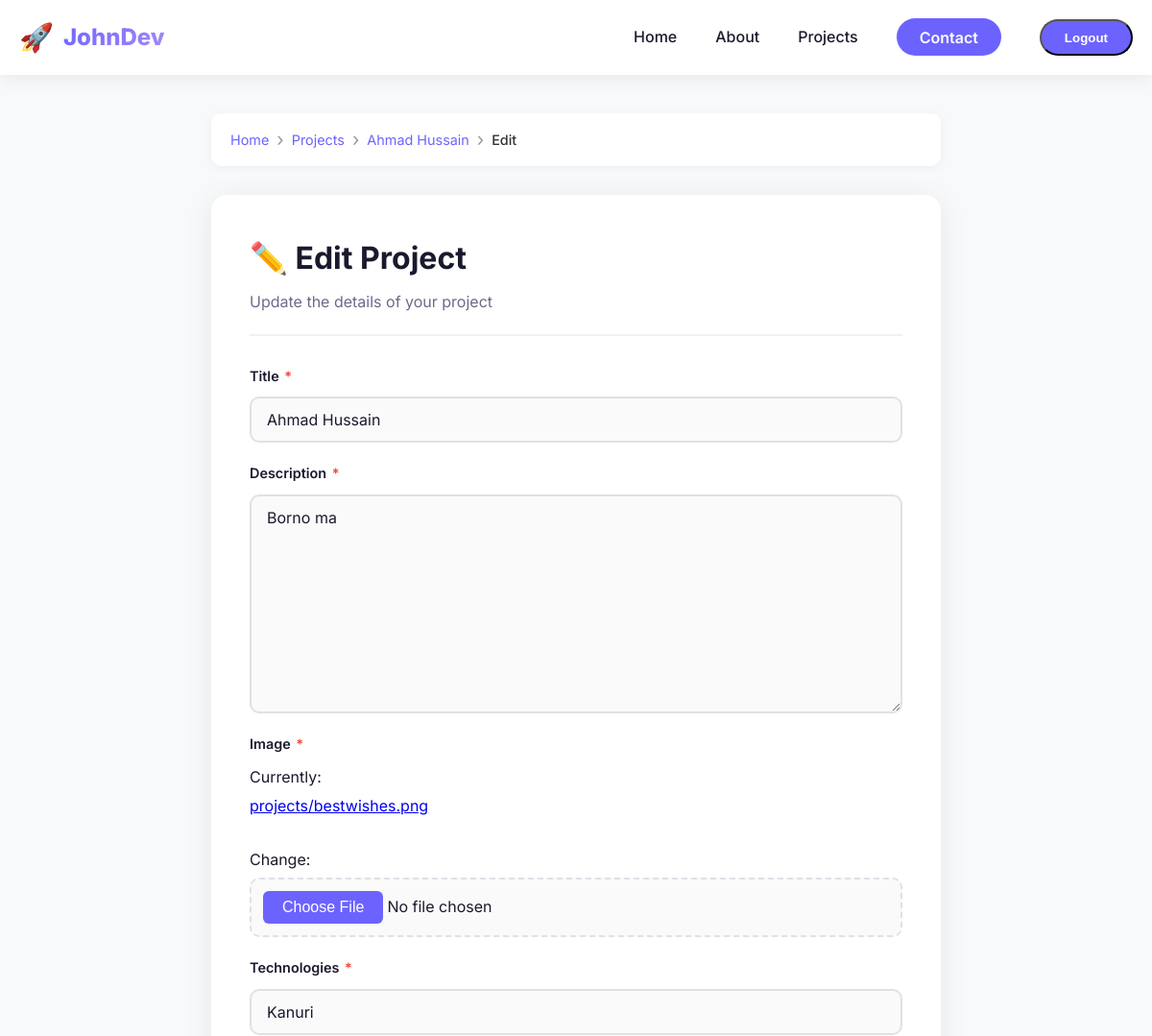
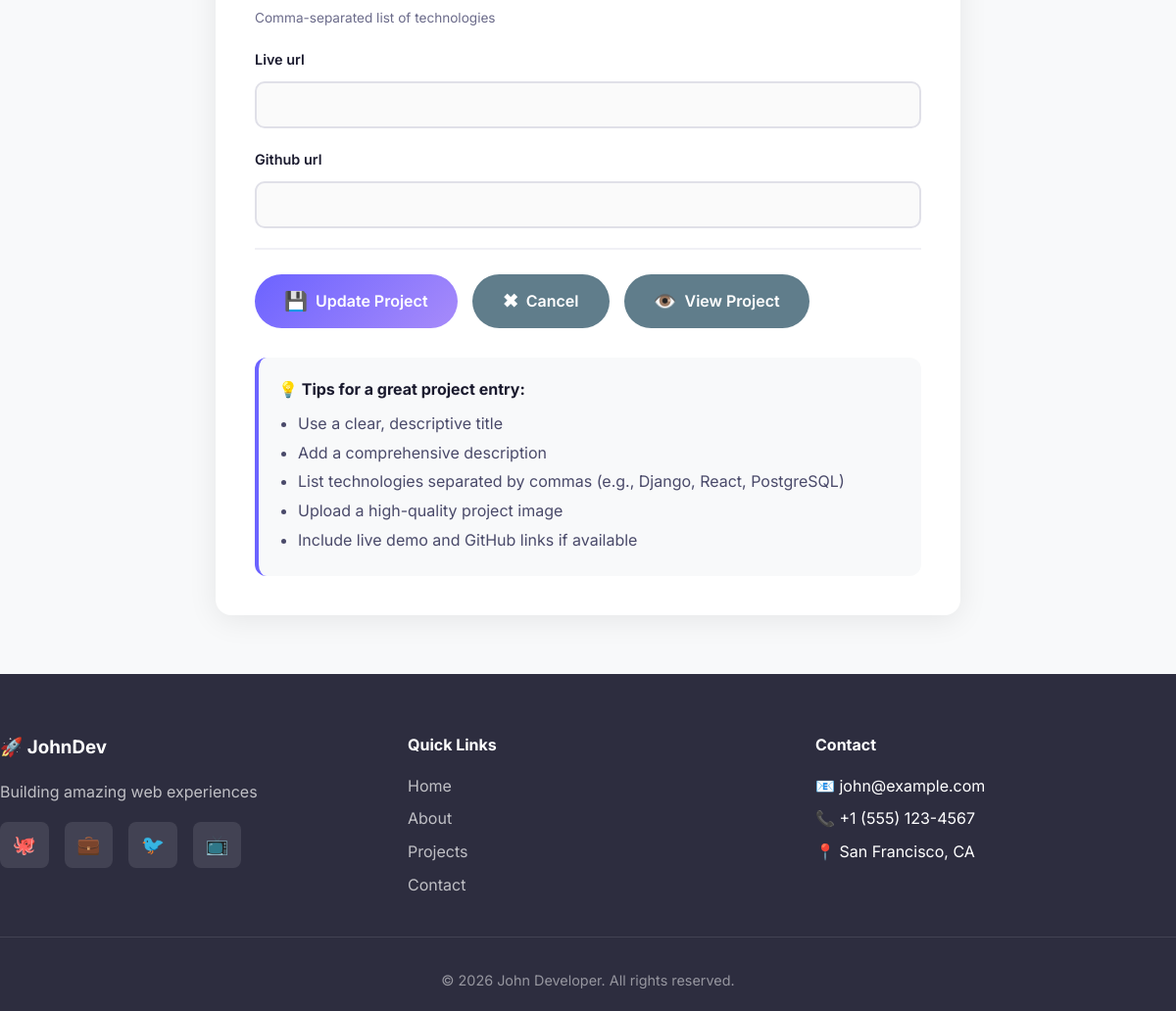
Page /project/3/edit/ (signed in) on the committed database (2 pictures, top to bottom).
### portfoli/models.py (models this page shows, shortened)
class Project(models.Model):
    title = models.CharField(max_length=200)
    description = models.TextField()
    image = models.ImageField(upload_to='projects/') # Requires Pillow library: pip install Pillow
    technologies = models.CharField(max_length=255, help_text="Comma-separated list of technologies")
    live_url = models.URLField(blank=True, null=True)
    github_url = models.URLField(blank=True, null=True)

### portfoli/views.py (the view)
# urls.py: path('project/<int:pk>/edit/', views.project_update, name='project_update'),
@login_required
def project_update(request, pk):
    project = get_object_or_404(Project, pk=pk)
    if request.method == 'POST':
        form = ProjectForm(request.POST, request.FILES, instance=project)
        if form.is_valid():
            form.save()
            return redirect('project_detail', pk=project.pk)
    else:
        form = ProjectForm(instance=project)
    return render(request, 'project_form.html', {'form': form})

### portfoli/forms.py
class ProjectForm(forms.ModelForm):
    class Meta:
        model = Project
        fields = ['title', 'description', 'image', 'technologies', 'live_url', 'github_url']

### portfoli/templates/project_form.html (shortened to what this page needs)
{% extends 'base.html' %}
{% load static %}
{% block content %}
<div class="project-form-page">
    <div class="project-form-container">
        <nav class="breadcrumb-nav" aria-label="Breadcrumb">
            <ol class="breadcrumb">
                <li><a href="{% url 'home' %}">Home</a></li>
                <li><a href="{% url 'project_list' %}">Projects</a></li>
                {% if form.instance.pk %}
                    <li><a href="{% url 'project_detail' pk=form.instance.pk %}">{{ form.instance.title|truncatechars:20 }}</a></li>
                    <li class="active">Edit</li>
                {% else %}
                    <li class="active">Add New Project</li>
                {% endif %}
            </ol>
        </nav>
        <div class="form-card">
            <div class="form-header">
                <h1>
                    {% if form.instance.pk %}
                        ✏️ Edit Project
                    {% else %}
                        ➕ Add New Project
                    {% endif %}
                </h1>
                <p class="form-subtitle">
                    {% if form.instance.pk %}
                        Update the details of your project
                    {% else %}
                        Fill in the details to add a new project to your portfolio
                    {% endif %}
                </p>
            </div>
            <form method="post" enctype="multipart/form-data" class="project-form" novalidate>
                {% for field in form %}
                    <div class="form-group {% if field.errors %}has-error{% endif %}">
                        <label for="{{ field.id_for_label }}">
                            {{ field.label }}
                            {% if field.field.required %}
                                <span class="required">*</span>
                            {% endif %}
                        </label>
                        {{ field }}
                        {% if field.help_text %}
                            <span class="help-text">{{ field.help_text }}</span>
                        {% endif %}
                    </div>
                {% endfor %}
                <div class="form-actions">
                    <button type="submit" class="btn btn-primary">
                        <span class="icon">💾</span>
                        {% if form.instance.pk %}
                            Update Project
                        {% else %}
                            Save Project
                        {% endif %}
                    </button>
                    <a href="{% url 'project_list' %}" class="btn btn-secondary">
                        <span class="icon">✖</span>
                        Cancel
                    </a>
                    {% if form.instance.pk %}
                        <a href="{% url 'project_detail' pk=form.instance.pk %}" class="btn btn-secondary">
                            <span class="icon">👁️</span>
                            View Project
                        </a>
                    {% endif %}
                </div>
            </form>
            <div class="form-tips">
                <h4>💡 Tips for a great project entry:</h4>
                <ul>
                    <li>Use a clear, descriptive title</li>
                    <li>Add a comprehensive description</li>
                    <li>List technologies separated by commas (e.g., Django, React, PostgreSQL)</li>
                    <li>Upload a high-quality project image</li>
                    <li>Include live demo and GitHub links if available</li>
                </ul>
            </div>
        </div>
    </div>
</div>
{% endblock %}

### rows in the picture
Project: instance "Ahmad Hussain", form "Ahmad Hussain" "Borno ma" "Kanuri"

### other values in the picture
{{ field.label }} "Title" "Description" "Image" "Technologies" "Live url" "Github url"
{{ field.help_text }} "Comma-separated list of technologies"
